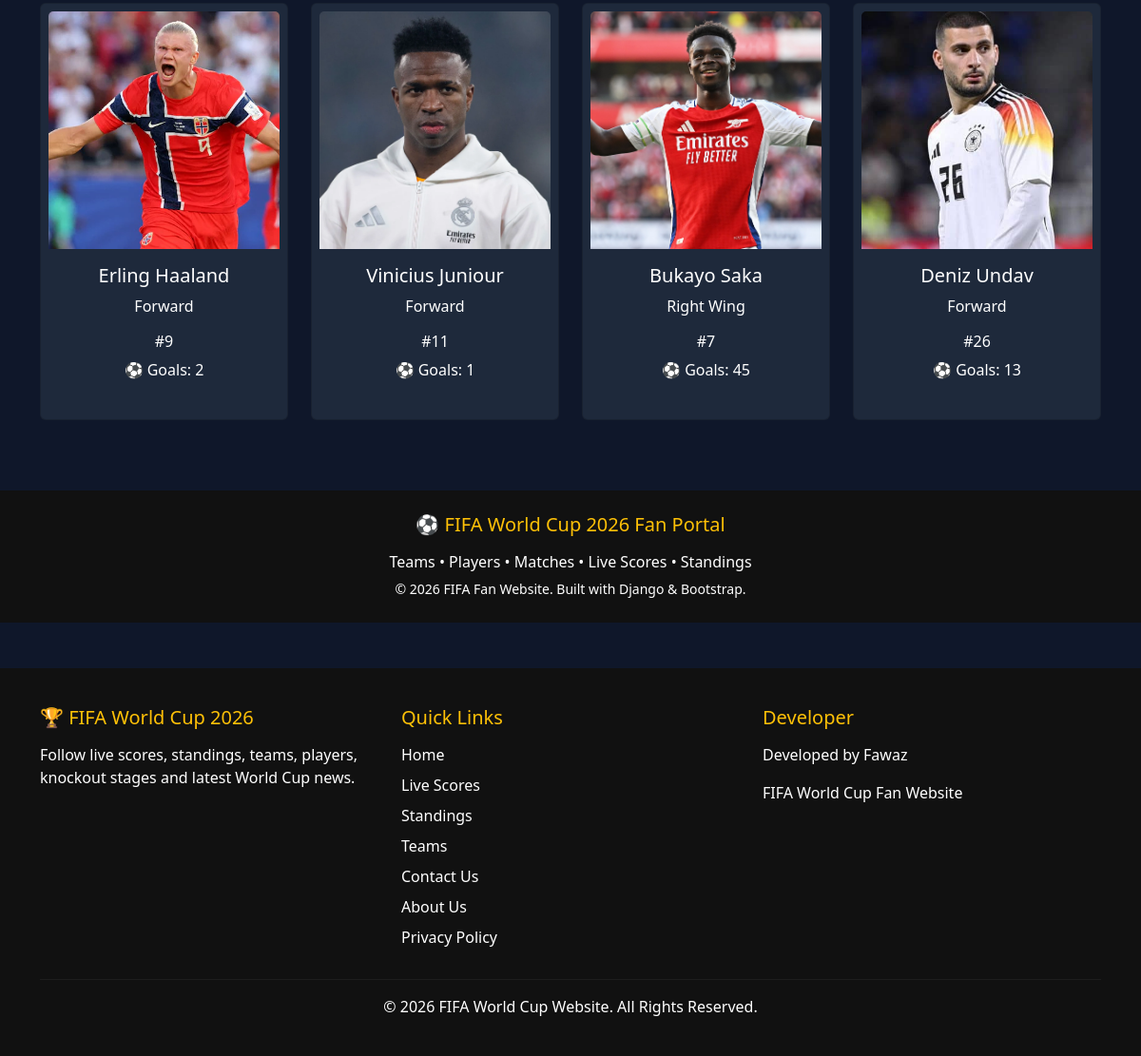
The app's page /players/ (lower part), older data.
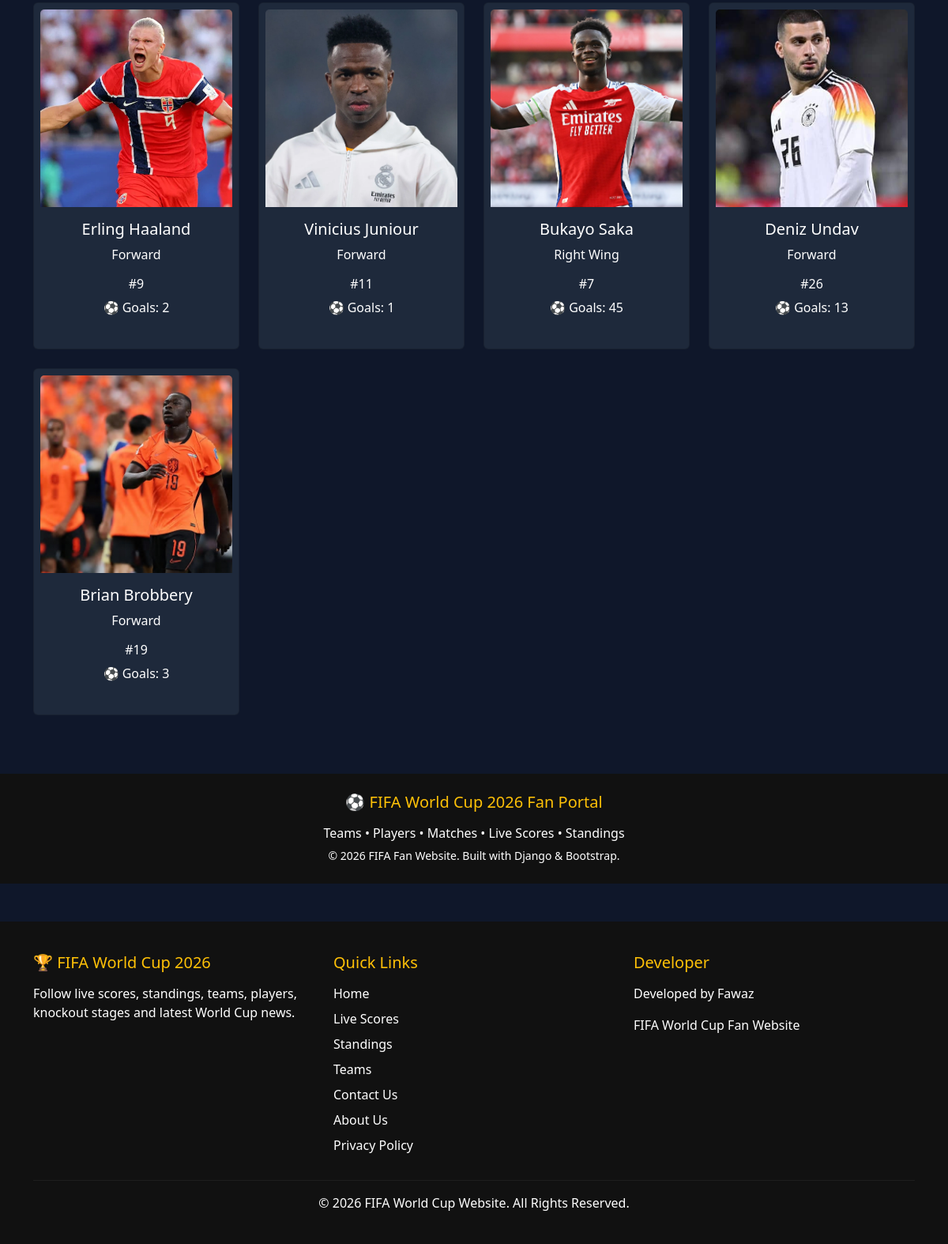
The same page, newer data.
### worldcup/models.py (models this page shows, shortened)
class Player(models.Model):
    team = models.ForeignKey(Team, on_delete=models.CASCADE)
    name = models.CharField(max_length=100)
    position = models.CharField(max_length=50)
    jersey_number = models.IntegerField()
    goals = models.IntegerField(default=0)
    photo = models.ImageField(upload_to='players/')

### worldcup/views.py (the view)
# urls.py: path('players/', views.players, name='players'),
def players(request):
    players = Player.objects.all()
    return render(request, 'worldcup/players.html', {'players': players})

### worldcup/templates/worldcup/players.html (shortened to what this page needs)
{% extends 'worldcup/base.html' %}
{% block content %}
<div class="row">
{% for player in players %}
<div class="col-md-3 mb-4">
    <div class="card text-center p-2">
        <img src="{{ player.photo.url }}"
             class="card-img-top"
             style="height:250px; object-fit:cover;">
        <div class="card-body">
            <h5>{{ player.name }}</h5>
            <p>{{ player.position }}</p>
            <h6>#{% if player.jersey_number %}{{ player.jersey_number }}{% endif %}</h6>
            <p>⚽ Goals: {{ player.goals }}</p>
        </div>
    </div>
</div>
{% endfor %}
</div>
{% endblock %}

Row changes from the older to the newer data that the page shows:
added Player: photo (picture), name "Brian Brobbery", position "Forward", jersey_number "19", goals "3"
